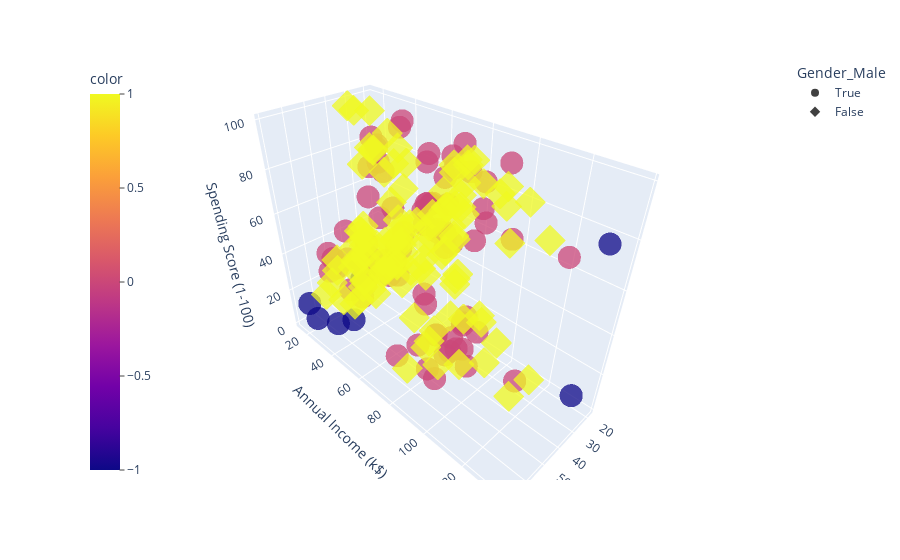

Notebook code cell kept with this figure:
### Code cell
import plotly.express as px
fig = px.scatter_3d(df, x='Age', y='Annual Income (k$)', z='Spending Score (1-100)', color=dbscan.labels_, symbol='Gender_Male', opacity=0.75)
fig.update_layout(coloraxis_colorbar=dict(yanchor="top", y=1, x=0, ticks="outside"))

### Figure 1 — Plotly figure (JSON) as saved in the notebook; plotly's stock layout.template omitted (floating-point values rounded to 4 significant figures)
{"data": [{"hovertemplate": "Gender_Male=True<br>Age=%{x}<br>Annual Income (k$)=%{y}<br>Spending Score (1-100)=%{z}<br>color=%{marker.color}<extra></extra>", "legendgroup": "True", "marker": {"color": [0, 0, -1, -1, -1, 0, 0, 0, 0, 0, 0, 0, 0, -1, -1, 0, 0, 0, 0, 0, 0, 0, 0, 0, 0, 0, 0, 0, 0, 0, 0, 0, 0, 0, 0, 0, 0, 0, 0, 0, 0, 0, 0, 0, 0, 0, 0, 0, 0, 0, 0, 0, 0, 0, 0, 0, 0, 0, 0, 0, 0, 0, 0, 0, 0, 0, 0, 0, 0, 0, 0, 0, 0, 0, 0, 0, 0, 0, 0, 0, 0, 0, 0, 0, 0, 0, -1, -1], "coloraxis": "coloraxis", "opacity": 0.75, "symbol": "circle"}, "mode": "markers", "name": "True", "scene": "scene", "showlegend": true, "type": "scatter3d", "x": [19, 21, 64, 67, 37, 22, 20, 52, 35, 25, 31, 29, 35, 60, 53, 18, 24, 48, 33, 59, 47, 69, 53, 70, 19, 63, 18, 19, 70, 59, 26, 40, 57, 38, 67, 48, 18, 48, 24, 48, 20, 67, 26, 49, 54, 68, 66, 65, 19, 27, 39, 43, 40, 59, 38, 47, 39, 20, 32, 19, 32, 25, 28, 48, 34, 43, 39, 37, 34, 19, 50, 42, 32, 40, 28, 36, 36, 58, 27, 59, 35, 46, 30, 28, 33, 32, 32, 30], "y": [15, 15, 19, 19, 20, 20, 21, 23, 24, 24, 25, 28, 28, 30, 33, 33, 38, 39, 42, 43, 43, 44, 46, 46, 46, 48, 48, 48, 49, 54, 54, 54, 54, 54, 54, 54, 59, 60, 60, 61, 61, 62, 62, 62, 63, 63, 63, 63, 64, 67, 69, 71, 71, 71, 71, 71, 71, 73, 73, 74, 75, 77, 77, 77, 78, 78, 78, 78, 78, 81, 85, 86, 87, 87, 87, 87, 87, 88, 88, 93, 93, 98, 99, 101, 113, 126, 137, 137], "z": [39, 81, 3, 14, 13, 79, 66, 29, 35, 73, 73, 82, 61, 4, 4, 92, 92, 36, 60, 60, 41, 46, 46, 56, 55, 51, 59, 59, 55, 47, 54, 48, 51, 55, 41, 46, 41, 49, 52, 42, 49, 59, 55, 56, 46, 43, 48, 52, 46, 56, 91, 35, 95, 11, 75, 9, 75, 5, 73, 10, 93, 12, 97, 36, 90, 17, 88, 1, 1, 5, 26, 20, 63, 13, 75, 10, 92, 15, 69, 14, 90, 15, 97, 68, 8, 74, 18, 83]}, {"hovertemplate": "Gender_Male=False<br>Age=%{x}<br>Annual Income (k$)=%{y}<br>Spending Score (1-100)=%{z}<br>color=%{marker.color}<extra></extra>", "legendgroup": "False", "marker": {"color": [1, 1, 1, 1, 1, 1, 1, 1, 1, 1, 1, 1, 1, 1, 1, 1, 1, 1, 1, 1, 1, 1, 1, 1, 1, 1, 1, 1, 1, 1, 1, 1, 1, 1, 1, 1, 1, 1, 1, 1, 1, 1, 1, 1, 1, 1, 1, 1, 1, 1, 1, 1, 1, 1, 1, 1, 1, 1, 1, 1, 1, 1, 1, 1, 1, 1, 1, 1, 1, 1, 1, 1, 1, 1, 1, 1, 1, 1, 1, 1, 1, 1, 1, 1, 1, 1, 1, 1, 1, 1, 1, 1, 1, 1, 1, 1, 1, 1, 1, 1, 1, 1, 1, 1, 1, 1, 1, 1, 1, 1, 1, 1], "coloraxis": "coloraxis", "opacity": 0.75, "symbol": "diamond"}, "mode": "markers", "name": "False", "scene": "scene", "showlegend": true, "type": "scatter3d", "x": [20, 23, 31, 22, 35, 23, 30, 35, 58, 24, 35, 35, 46, 54, 45, 40, 23, 21, 49, 21, 42, 30, 36, 20, 65, 31, 49, 24, 50, 27, 29, 31, 49, 31, 50, 51, 27, 67, 54, 43, 68, 32, 47, 60, 60, 45, 23, 49, 46, 21, 55, 22, 34, 50, 68, 40, 32, 47, 27, 23, 49, 21, 66, 19, 38, 18, 19, 63, 49, 51, 50, 38, 40, 23, 31, 25, 31, 29, 44, 35, 57, 28, 32, 32, 34, 44, 38, 47, 27, 30, 30, 56, 29, 31, 36, 33, 36, 52, 30, 37, 32, 29, 41, 54, 41, 36, 34, 32, 38, 47, 35, 45], "y": [16, 16, 17, 17, 18, 18, 19, 19, 20, 20, 21, 23, 25, 28, 28, 29, 29, 30, 33, 33, 34, 34, 37, 37, 38, 39, 39, 39, 40, 40, 40, 40, 42, 43, 43, 44, 46, 47, 47, 48, 48, 48, 49, 50, 50, 54, 54, 54, 54, 54, 57, 57, 58, 58, 59, 60, 60, 60, 60, 62, 62, 62, 63, 63, 64, 65, 65, 65, 65, 67, 67, 67, 69, 70, 70, 72, 72, 73, 73, 74, 75, 76, 76, 77, 78, 78, 78, 78, 78, 78, 78, 79, 79, 81, 85, 86, 87, 88, 88, 97, 97, 98, 99, 101, 103, 103, 103, 103, 113, 120, 120, 126], "z": [6, 77, 40, 76, 6, 94, 72, 99, 15, 77, 35, 98, 5, 14, 32, 31, 87, 73, 14, 81, 17, 73, 26, 75, 35, 61, 28, 65, 55, 47, 42, 42, 52, 54, 45, 50, 51, 52, 59, 50, 48, 47, 42, 49, 56, 53, 52, 42, 44, 57, 58, 55, 60, 46, 55, 40, 42, 47, 50, 41, 48, 42, 50, 54, 42, 48, 50, 43, 59, 43, 57, 40, 58, 29, 77, 34, 71, 88, 7, 72, 5, 40, 87, 74, 22, 20, 76, 16, 89, 78, 73, 35, 83, 93, 75, 95, 27, 13, 86, 32, 86, 88, 39, 24, 17, 85, 23, 69, 91, 16, 79, 28]}], "layout": {"coloraxis": {"colorbar": {"ticks": "outside", "title": {"text": "color"}, "x": 0, "y": 1, "yanchor": "top"}, "colorscale": [[0, "#0d0887"], [0.1111, "#46039f"], [0.2222, "#7201a8"], [0.3333, "#9c179e"], [0.4444, "#bd3786"], [0.5556, "#d8576b"], [0.6667, "#ed7953"], [0.7778, "#fb9f3a"], [0.8889, "#fdca26"], [1, "#f0f921"]]}, "legend": {"title": {"text": "Gender_Male"}, "tracegroupgap": 0}, "margin": {"t": 60}, "scene": {"domain": {"x": [0, 1], "y": [0, 1]}, "xaxis": {"title": {"text": "Age"}}, "yaxis": {"title": {"text": "Annual Income (k$)"}}, "zaxis": {"title": {"text": "Spending Score (1-100)"}}}}}
